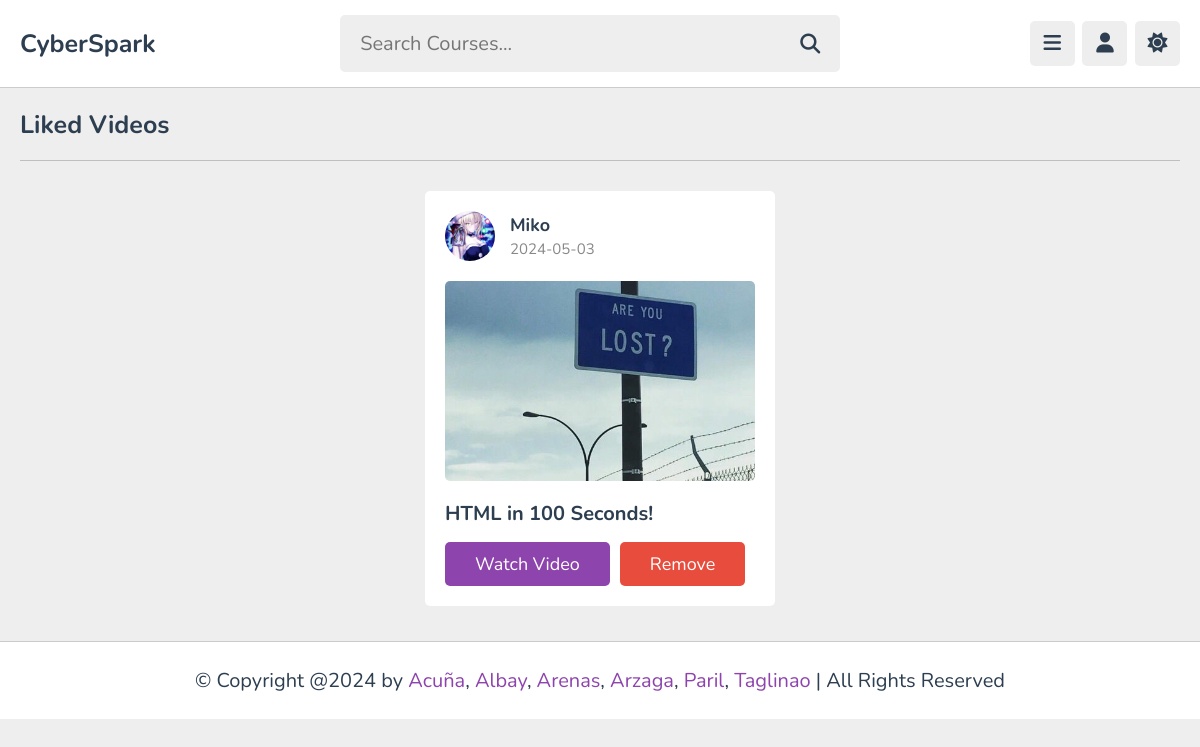
The page /likes.php (signed in) on the database its author committed.
### tables this page shows
CREATE TABLE `content` (
  `id` varchar(20) NOT NULL,
  `tutor_id` varchar(20) NOT NULL,
  `playlist_id` varchar(20) NOT NULL,
  `title` varchar(100) NOT NULL,
  `description` varchar(1000) NOT NULL,
  `video` varchar(100) NOT NULL,
  `thumb` varchar(100) NOT NULL,
  `date` date NOT NULL DEFAULT current_timestamp(),
  `status` varchar(20) NOT NULL DEFAULT 'deactive'
);

CREATE TABLE `tutors` (
  `id` varchar(20) NOT NULL,
  `name` varchar(50) NOT NULL,
  `profession` varchar(50) NOT NULL,
  `email` varchar(50) NOT NULL,
  `password` varchar(50) NOT NULL,
  `image` varchar(100) NOT NULL
);

### likes.php (the view, shortened to what this page needs)
<?php
include 'components/connect.php';
if(isset($_COOKIE['user_id'])){
   $user_id = $_COOKIE['user_id'];
}else{
   $user_id = '';
   header('location:index.php');
}
?>
<!DOCTYPE html>
<html lang="en">
<head>
   <link rel="stylesheet" href="https://cdnjs.cloudflare.com/ajax/libs/font-awesome/6.2.0/css/all.min.css">
   <link rel="stylesheet" href="css/styles.css">
</head>
<body>
<?php include 'components/user_header.php'; ?>
<section class="liked-videos">
   <h1 class="heading">Liked Videos</h1>
   <div class="box-container">
   <?php
      $select_likes = $conn->prepare("SELECT * FROM `likes` WHERE user_id = ?");
      $select_likes->execute([$user_id]);
      if($select_likes->rowCount() > 0){
         while($fetch_likes = $select_likes->fetch(PDO::FETCH_ASSOC)){
            $select_contents = $conn->prepare("SELECT * FROM `content` WHERE id = ? ORDER BY date DESC");
            $select_contents->execute([$fetch_likes['content_id']]);
            if($select_contents->rowCount() > 0){
               while($fetch_contents = $select_contents->fetch(PDO::FETCH_ASSOC)){
               $select_tutors = $conn->prepare("SELECT * FROM `tutors` WHERE id = ?");
               $select_tutors->execute([$fetch_contents['tutor_id']]);
               $fetch_tutor = $select_tutors->fetch(PDO::FETCH_ASSOC);
   ?>
   <div class="box">
      <div class="tutor">
         <img src="uploaded_files/<?= $fetch_tutor['image']; ?>" alt="">
         <div>
            <h3><?= $fetch_tutor['name']; ?></h3>
            <span><?= $fetch_contents['date']; ?></span>
         </div>
      </div>
      <img src="uploaded_files/<?= $fetch_contents['thumb']; ?>" alt="" class="thumb">
      <h3 class="title"><?= $fetch_contents['title']; ?></h3>
      <form action="" method="post" class="flex-btn">
         <a href="watch_video.php?get_id=<?= $fetch_contents['id']; ?>" class="inline-btn">Watch Video</a>
         <input type="submit" value="remove" class="inline-delete-btn" name="remove">
      </form>
   </div>
   <?php
            }
         }else{
            echo '<p class="empty">Content was not found!</p>';
         }
      }
   }else{
      echo '<p class="empty">Nothing added to likes yet!</p>';
   }
   ?>
   </div>
</section>
<?php include 'components/footer.php'; ?>
</body>
</html>

### css/styles.css (style rules this page uses)
:root { --main-color:#8e44ad; --red:#e74c3c; --orange:#f39c12; --white:#fff; --black:#2c3e50; --light-color:#888; --light-bg:#eee; --border:.1rem solid rgba(0,0,0,.2); }
* { font-family: 'Nunito', sans-serif; margin: 0; padding: 0; box-sizing: border-box; outline: none; border: none; text-decoration: none; }
html { font-size: 62.5%; overflow-x: hidden; }
body { background-color: var(--light-bg); padding-left: 30rem; }
section { padding:2rem; max-width: 1200px; margin: 0 auto; }
.btn, .option-btn, .delete-btn, .inline-btn, .inline-option-btn, .inline-delete-btn { border-radius: .5rem; padding: 1rem 3rem; font-size: 1.8rem; color: #fff; margin-top: 1rem; text-transform: capitalize; cursor: pointer; text-align: center; }
.inline-btn, .inline-option-btn, .inline-delete-btn { display: inline-block; }
.btn, .inline-btn { background-color: var(--main-color); }
.delete-btn, .inline-delete-btn { background-color: var(--red); }
.flex-btn { display:flex; gap: 1rem; }
.heading { padding-bottom: 1.8rem; border-bottom: var(--border); font-size: 2.5rem; color: var(--black); text-transform: capitalize; margin-bottom: 3rem; }
.liked-videos .box-container { display: grid; grid-template-columns: repeat(auto-fit, 35rem); gap: 1.5rem; align-items: flex-start; justify-content: center; text-overflow: hidden; }
.liked-videos .box-container .box { background-color: var(--white); border-radius: .5rem; padding: 2rem; overflow-x: hidden; }
.liked-videos .box-container .box .tutor { margin-bottom:2rem; display: flex; align-items: center; gap: 1.5rem; }
.liked-videos .box-container .box .tutor img { height: 5rem; width: 5rem; border-radius: 50%; object-fit: cover; }
.liked-videos .box-container .box .tutor h3 { font-size: 1.8rem; color: var(--black); margin-bottom: .2rem; }
.liked-videos .box-container .box .tutor span { font-size: 1.5rem; color: var(--light-color); }
.liked-videos .box-container .box .thumb { width: 100%; height: 20rem; object-fit: cover; border-radius: .5rem; margin-bottom: 1rem; }
.liked-videos .box-container .box .title { font-size: 2rem; color: var(--black); padding: .5rem 0; text-overflow: ellipsis; overflow-x: hidden; }
@media (max-width:1200px) { body { padding-left: 0; } }

### rows shown on the page
content: tutor.image (picture), tutor.name "Miko", date "2024-05-03", thumb (picture), title "HTML in 100 Seconds!"
